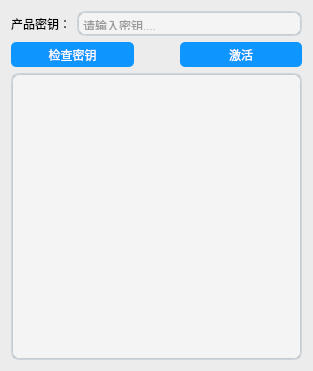
<?xml version="1.0" encoding="UTF-8"?>
<ui version="4.0">
 <class>Widget</class>
 <widget class="QWidget" name="Widget">
  <property name="geometry">
   <rect>
    <x>0</x>
    <y>0</y>
    <width>313</width>
    <height>371</height>
   </rect>
  </property>
  <property name="windowTitle">
   <string>windows7自动电话激活</string>
  </property>
  <property name="styleSheet">
   <string notr="true">QWidget {
    background-color:#ececec;
}</string>
  </property>
  <layout class="QGridLayout" name="gridLayout_2">
   <item row="0" column="0">
    <layout class="QGridLayout" name="gridLayout">
     <item row="0" column="0">
      <layout class="QHBoxLayout" name="horizontalLayout_2">
       <item>
        <widget class="QLabel" name="label">
         <property name="maximumSize">
          <size>
           <width>16777215</width>
           <height>25</height>
          </size>
         </property>
         <property name="styleSheet">
          <string notr="true">QLabel {
    background-color:#ececec;
}</string>
         </property>
         <property name="text">
          <string>产品密钥：</string>
         </property>
        </widget>
       </item>
       <item>
        <widget class="QTextEdit" name="textEdit">
         <property name="minimumSize">
          <size>
           <width>0</width>
           <height>0</height>
          </size>
         </property>
         <property name="maximumSize">
          <size>
           <width>16777215</width>
           <height>25</height>
          </size>
         </property>
         <property name="font">
          <font>
           <family>新宋体</family>
           <pointsize>9</pointsize>
          </font>
         </property>
         <property name="whatsThis">
          <string/>
         </property>
         <property name="styleSheet">
          <string notr="true">QLineEdit, QTextEdit, QPlainTextEdit, QSpinBox, QDoubleSpinBox, QTimeEdit, QDateEdit, QDateTimeEdit {
    border-width: 2px;
    border-radius: 8px;
    border-style: solid;
    border-top-color: qlineargradient(spread:pad, x1:0.5, y1:1, x2:0.5, y2:0, stop:0 #c1c9cf, stop:1 #d2d8dd);
    border-right-color: qlineargradient(spread:pad, x1:0, y1:0, x2:1, y2:0, stop:0 #c1c9cf, stop:1 #d2d8dd);
    border-bottom-color: qlineargradient(spread:pad, x1:0.5, y1:0, x2:0.5, y2:1, stop:0 #c1c9cf, stop:1 #d2d8dd);
    border-left-color: qlineargradient(spread:pad, x1:1, y1:0, x2:0, y2:0, stop:0 #c1c9cf, stop:1 #d2d8dd);
    background-color: #f4f4f4;
    color: #3d3d3d;
}
QLineEdit:focus, QTextEdit:focus, QPlainTextEdit:focus, QSpinBox:focus, QDoubleSpinBox:focus, QTimeEdit:focus, QDateEdit:focus, QDateTimeEdit:focus {
    border-width: 2px;
    border-radius: 8px;
    border-style: solid;
    border-top-color: qlineargradient(spread:pad, x1:0.5, y1:1, x2:0.5, y2:0, stop:0 #85b7e3, stop:1 #9ec1db);
    border-right-color: qlineargradient(spread:pad, x1:0, y1:0, x2:1, y2:0, stop:0 #85b7e3, stop:1 #9ec1db);
    border-bottom-color: qlineargradient(spread:pad, x1:0.5, y1:0, x2:0.5, y2:1, stop:0 #85b7e3, stop:1 #9ec1db);
    border-left-color: qlineargradient(spread:pad, x1:1, y1:0, x2:0, y2:0, stop:0 #85b7e3, stop:1 #9ec1db);
    background-color: #f4f4f4;
    color: #3d3d3d;
}
QLineEdit:disabled, QTextEdit:disabled, QPlainTextEdit:disabled, QSpinBox:disabled, QDoubleSpinBox:disabled, QTimeEdit:disabled, QDateEdit:disabled, QDateTimeEdit:disabled {
    color: #b9b9b9;
}</string>
         </property>
         <property name="frameShape">
          <enum>QFrame::StyledPanel</enum>
         </property>
         <property name="frameShadow">
          <enum>QFrame::Sunken</enum>
         </property>
         <property name="lineWidth">
          <number>1</number>
         </property>
         <property name="verticalScrollBarPolicy">
          <enum>Qt::ScrollBarAlwaysOff</enum>
         </property>
         <property name="horizontalScrollBarPolicy">
          <enum>Qt::ScrollBarAlwaysOff</enum>
         </property>
         <property name="tabChangesFocus">
          <bool>false</bool>
         </property>
         <property name="documentTitle">
          <string/>
         </property>
         <property name="undoRedoEnabled">
          <bool>true</bool>
         </property>
         <property name="markdown">
          <string/>
         </property>
         <property name="html">
          <string>&lt;!DOCTYPE HTML PUBLIC &quot;-//W3C//DTD HTML 4.0//EN&quot; &quot;http://www.w3.org/TR/REC-html40/strict.dtd&quot;&gt;
&lt;html&gt;&lt;head&gt;&lt;meta name=&quot;qrichtext&quot; content=&quot;1&quot; /&gt;&lt;meta charset=&quot;utf-8&quot; /&gt;&lt;style type=&quot;text/css&quot;&gt;
p, li { white-space: pre-wrap; }
&lt;/style&gt;&lt;/head&gt;&lt;body style=&quot; font-family:'新宋体'; font-size:9pt; font-weight:400; font-style:normal;&quot;&gt;
&lt;p style=&quot;-qt-paragraph-type:empty; margin-top:0px; margin-bottom:0px; margin-left:0px; margin-right:0px; -qt-block-indent:0; text-indent:0px;&quot;&gt;&lt;br /&gt;&lt;/p&gt;&lt;/body&gt;&lt;/html&gt;</string>
         </property>
         <property name="acceptRichText">
          <bool>true</bool>
         </property>
         <property name="placeholderText">
          <string>请输入密钥....</string>
         </property>
        </widget>
       </item>
      </layout>
     </item>
     <item row="1" column="0">
      <layout class="QHBoxLayout" name="horizontalLayout">
       <item>
        <widget class="QPushButton" name="Key">
         <property name="minimumSize">
          <size>
           <width>0</width>
           <height>25</height>
          </size>
         </property>
         <property name="maximumSize">
          <size>
           <width>16777215</width>
           <height>16777215</height>
          </size>
         </property>
         <property name="styleSheet">
          <string notr="true">QPushButton
{
    color:white;
    background-color:rgb(14 , 150 , 254);
    border-radius:5px;
}
 
QPushButton:hover
{
    color:white;
    background-color:rgb(44 , 137 , 255);
}
 
QPushButton:pressed
{
    color:white;
    background-color:rgb(14 , 135 , 228);
    padding-left:3px;
    padding-top:3px;
}</string>
         </property>
         <property name="text">
          <string>检查密钥</string>
         </property>
        </widget>
       </item>
       <item>
        <spacer name="horizontalSpacer">
         <property name="orientation">
          <enum>Qt::Horizontal</enum>
         </property>
         <property name="sizeType">
          <enum>QSizePolicy::Fixed</enum>
         </property>
         <property name="sizeHint" stdset="0">
          <size>
           <width>40</width>
           <height>5</height>
          </size>
         </property>
        </spacer>
       </item>
       <item>
        <widget class="QPushButton" name="Activation">
         <property name="minimumSize">
          <size>
           <width>0</width>
           <height>25</height>
          </size>
         </property>
         <property name="styleSheet">
          <string notr="true">QPushButton
{
    color:white;
    background-color:rgb(14 , 150 , 254);
    border-radius:5px;
}
 
QPushButton:hover
{
    color:white;
    background-color:rgb(44 , 137 , 255);
}
 
QPushButton:pressed
{
    color:white;
    background-color:rgb(14 , 135 , 228);
    padding-left:3px;
    padding-top:3px;
}</string>
         </property>
         <property name="text">
          <string>激活</string>
         </property>
        </widget>
       </item>
      </layout>
     </item>
    </layout>
   </item>
   <item row="1" column="0">
    <widget class="QTextBrowser" name="textBrowser">
     <property name="minimumSize">
      <size>
       <width>0</width>
       <height>280</height>
      </size>
     </property>
     <property name="styleSheet">
      <string notr="true">QLineEdit, QTextEdit, QPlainTextEdit, QSpinBox, QDoubleSpinBox, QTimeEdit, QDateEdit, QDateTimeEdit {
    border-width: 2px;
    border-radius: 8px;
    border-style: solid;
    border-top-color: qlineargradient(spread:pad, x1:0.5, y1:1, x2:0.5, y2:0, stop:0 #c1c9cf, stop:1 #d2d8dd);
    border-right-color: qlineargradient(spread:pad, x1:0, y1:0, x2:1, y2:0, stop:0 #c1c9cf, stop:1 #d2d8dd);
    border-bottom-color: qlineargradient(spread:pad, x1:0.5, y1:0, x2:0.5, y2:1, stop:0 #c1c9cf, stop:1 #d2d8dd);
    border-left-color: qlineargradient(spread:pad, x1:1, y1:0, x2:0, y2:0, stop:0 #c1c9cf, stop:1 #d2d8dd);
    background-color: #f4f4f4;
    color: #3d3d3d;
}
QLineEdit:focus, QTextEdit:focus, QPlainTextEdit:focus, QSpinBox:focus, QDoubleSpinBox:focus, QTimeEdit:focus, QDateEdit:focus, QDateTimeEdit:focus {
    border-width: 2px;
    border-radius: 8px;
    border-style: solid;
    border-top-color: qlineargradient(spread:pad, x1:0.5, y1:1, x2:0.5, y2:0, stop:0 #85b7e3, stop:1 #9ec1db);
    border-right-color: qlineargradient(spread:pad, x1:0, y1:0, x2:1, y2:0, stop:0 #85b7e3, stop:1 #9ec1db);
    border-bottom-color: qlineargradient(spread:pad, x1:0.5, y1:0, x2:0.5, y2:1, stop:0 #85b7e3, stop:1 #9ec1db);
    border-left-color: qlineargradient(spread:pad, x1:1, y1:0, x2:0, y2:0, stop:0 #85b7e3, stop:1 #9ec1db);
    background-color: #f4f4f4;
    color: #3d3d3d;
}
QLineEdit:disabled, QTextEdit:disabled, QPlainTextEdit:disabled, QSpinBox:disabled, QDoubleSpinBox:disabled, QTimeEdit:disabled, QDateEdit:disabled, QDateTimeEdit:disabled {
    color: #b9b9b9;
}</string>
     </property>
     <property name="verticalScrollBarPolicy">
      <enum>Qt::ScrollBarAlwaysOff</enum>
     </property>
     <property name="horizontalScrollBarPolicy">
      <enum>Qt::ScrollBarAlwaysOff</enum>
     </property>
    </widget>
   </item>
  </layout>
 </widget>
 <resources/>
 <connections/>
</ui>
